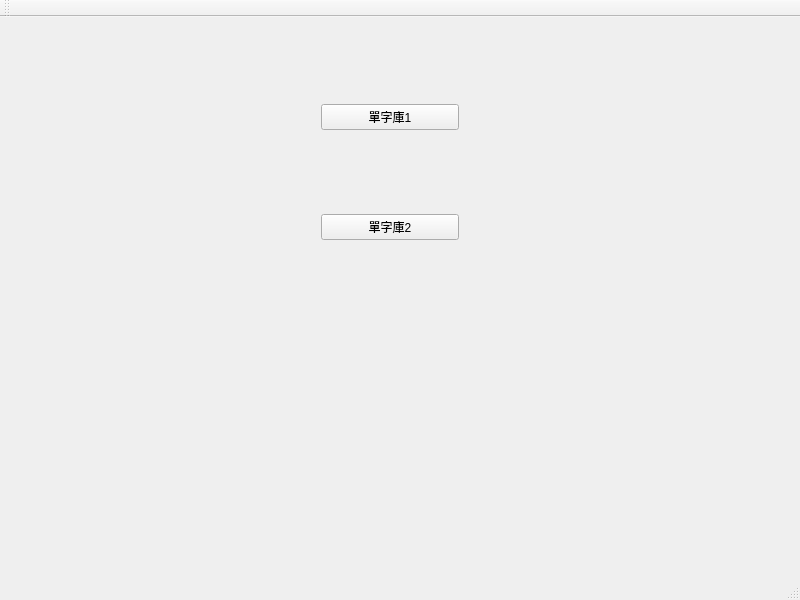
<?xml version="1.0" encoding="UTF-8"?>
<ui version="4.0">
 <class>MainWindow</class>
 <widget class="QMainWindow" name="MainWindow">
  <property name="geometry">
   <rect>
    <x>0</x>
    <y>0</y>
    <width>800</width>
    <height>600</height>
   </rect>
  </property>
  <property name="windowTitle">
   <string>MainWindow</string>
  </property>
  <widget class="QWidget" name="centralWidget">
   <widget class="QWidget" name="verticalLayoutWidget">
    <property name="geometry">
     <rect>
      <x>310</x>
      <y>60</y>
      <width>160</width>
      <height>80</height>
     </rect>
    </property>
    <layout class="QVBoxLayout" name="verticalLayout">
     <item>
      <widget class="QPushButton" name="pushButton">
       <property name="text">
        <string>單字庫1</string>
       </property>
      </widget>
     </item>
    </layout>
   </widget>
   <widget class="QWidget" name="verticalLayoutWidget_2">
    <property name="geometry">
     <rect>
      <x>310</x>
      <y>170</y>
      <width>160</width>
      <height>80</height>
     </rect>
    </property>
    <layout class="QVBoxLayout" name="verticalLayout_2">
     <item>
      <widget class="QPushButton" name="pushButton_2">
       <property name="text">
        <string>單字庫2</string>
       </property>
      </widget>
     </item>
    </layout>
   </widget>
  </widget>
  <widget class="QMenuBar" name="menuBar">
   <property name="geometry">
    <rect>
     <x>0</x>
     <y>0</y>
     <width>800</width>
     <height>25</height>
    </rect>
   </property>
  </widget>
  <widget class="QToolBar" name="mainToolBar">
   <attribute name="toolBarArea">
    <enum>TopToolBarArea</enum>
   </attribute>
   <attribute name="toolBarBreak">
    <bool>false</bool>
   </attribute>
  </widget>
  <widget class="QStatusBar" name="statusBar"/>
 </widget>
 <layoutdefault spacing="6" margin="11"/>
 <resources/>
 <connections/>
</ui>
